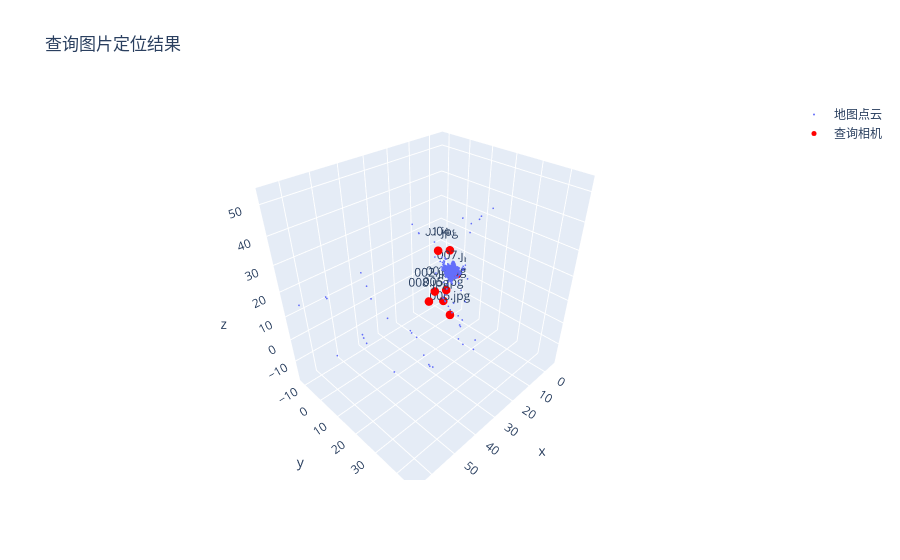

The code cell stored with this chart in its notebook:
### Code cell
import numpy as np
import plotly.graph_objects as go
import pycolmap
from pathlib import Path

sfm_dir = Path("outputs/my_desk_v2/sfm")
model = pycolmap.Reconstruction(str(sfm_dir))

# 地图点云，最多显示3000点，避免浏览器卡顿
points = np.array([
    point.xyz
    for point in model.points3D.values()
])

if len(points) > 3000:
    ids = np.linspace(
        0,
        len(points) - 1,
        3000,
        dtype=int
    )
    points = points[ids]

query_names = sorted(camera_centers.keys())

query_xyz = np.array([
    camera_centers[name]
    for name in query_names
])

fig = go.Figure()

fig.add_trace(
    go.Scatter3d(
        x=points[:, 0],
        y=points[:, 1],
        z=points[:, 2],
        mode="markers",
        marker={"size": 1},
        name="地图点云"
    )
)

fig.add_trace(
    go.Scatter3d(
        x=query_xyz[:, 0],
        y=query_xyz[:, 1],
        z=query_xyz[:, 2],
        mode="markers+text",
        marker={
            "size": 5,
            "color": "red"   # 改成红色
        },
        text=query_names,
        textposition="top center",
        name="查询相机"
    )
)

fig.update_layout(
    scene_aspectmode="data",
    title="查询图片定位结果"
)

fig.write_html(
    "outputs/my_desk_v2/query_positions.html"
)

fig.show()

### Figure 1 — Plotly figure (JSON) as saved in the notebook; plotly's stock layout.template omitted (floating-point values rounded to 4 significant figures; data arrays with more than 128 entries replaced by an {"elided": "..."} marker saying what was removed)
{"data": [{"marker": {"size": 1}, "mode": "markers", "name": "地图点云", "type": "scatter3d", "x": {"elided": "3000 float values"}, "y": {"elided": "3000 float values"}, "z": {"elided": "3000 float values"}}, {"marker": {"color": "red", "size": 5}, "mode": "markers+text", "name": "查询相机", "text": ["001.jpg", "002.jpg", "003.jpg", "004.jpg", "005.jpg", "006.jpg", "007.jpg", "008.jpg"], "textposition": "top center", "type": "scatter3d", "x": [1.279, 8.939, 5.322, -3.799, 5.885, 6.788, -1.718, 12.9], "y": [-7.281, -1.495, 1.402, -5.459, 0.4371, 5.167, 0.8599, -0.9138], "z": [10.48, -2.976, -2.598, 9.331, -8.254, -12.45, 1.591, -5.615]}], "layout": {"scene": {"aspectmode": "data"}, "title": {"text": "查询图片定位结果"}}}
